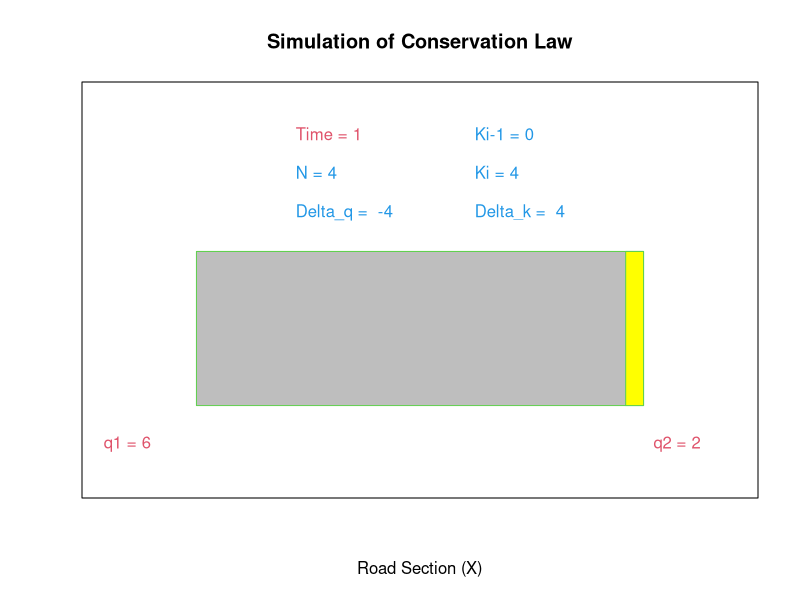
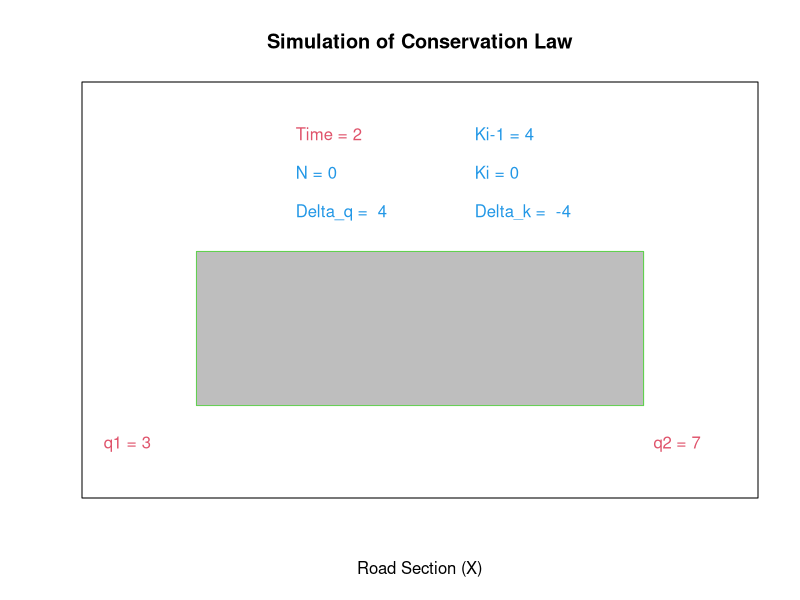
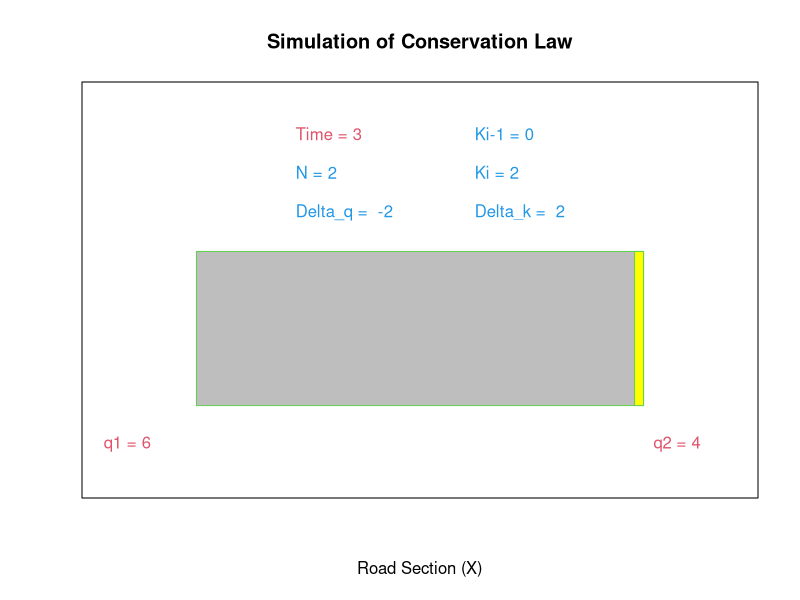
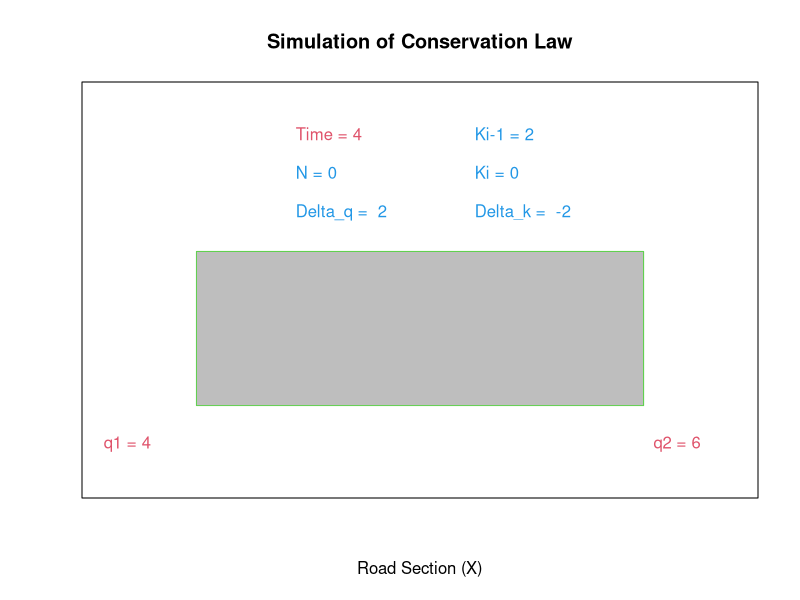
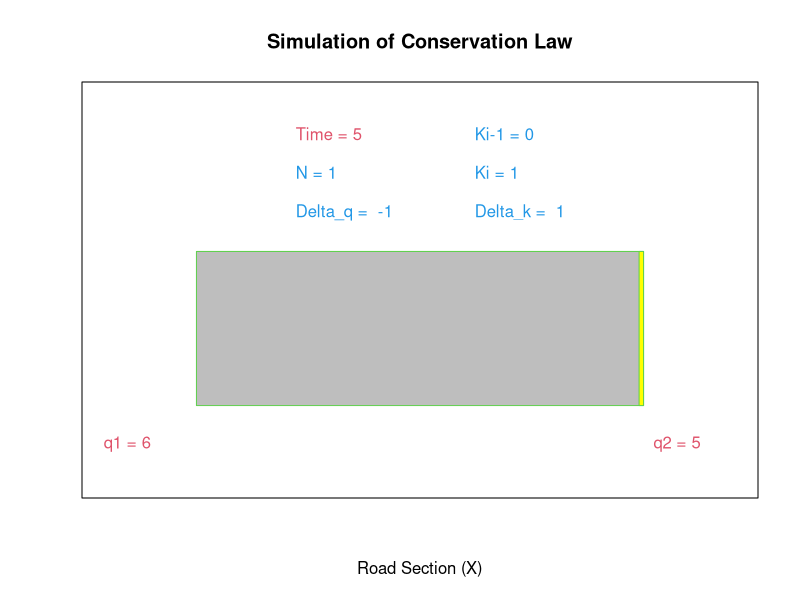
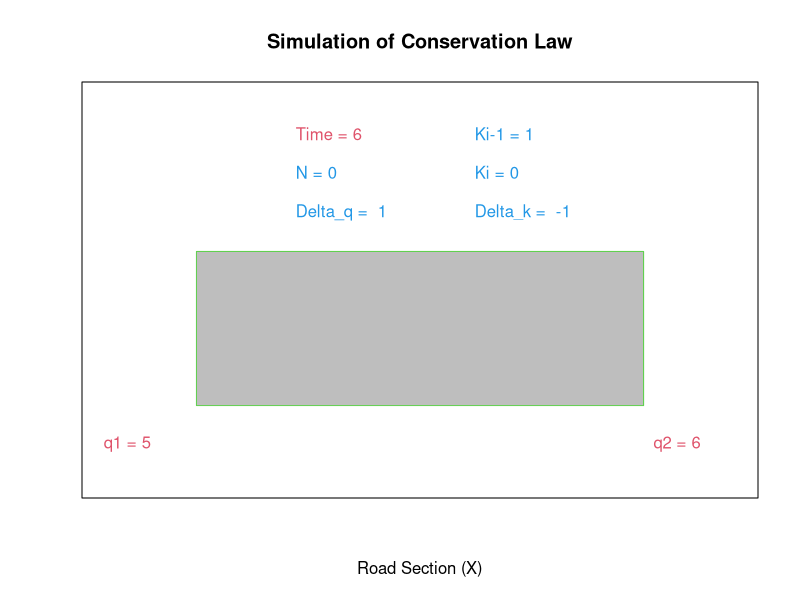
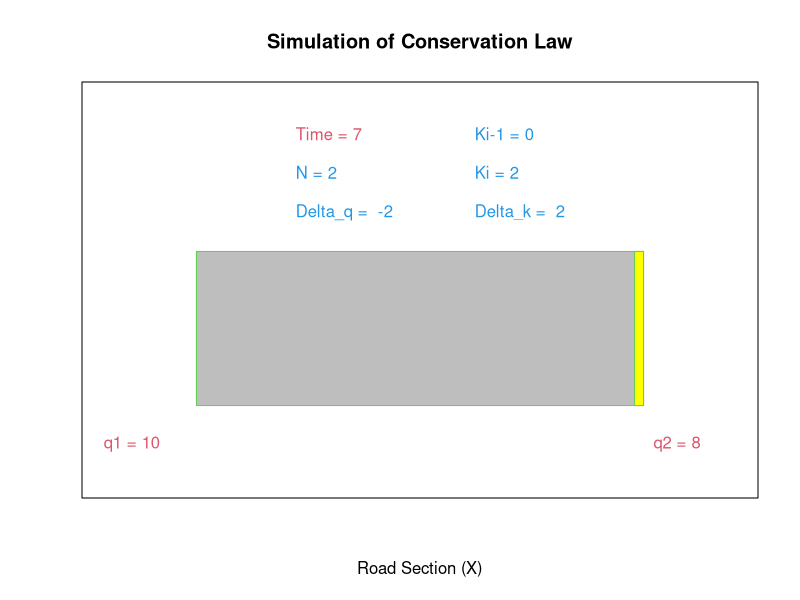
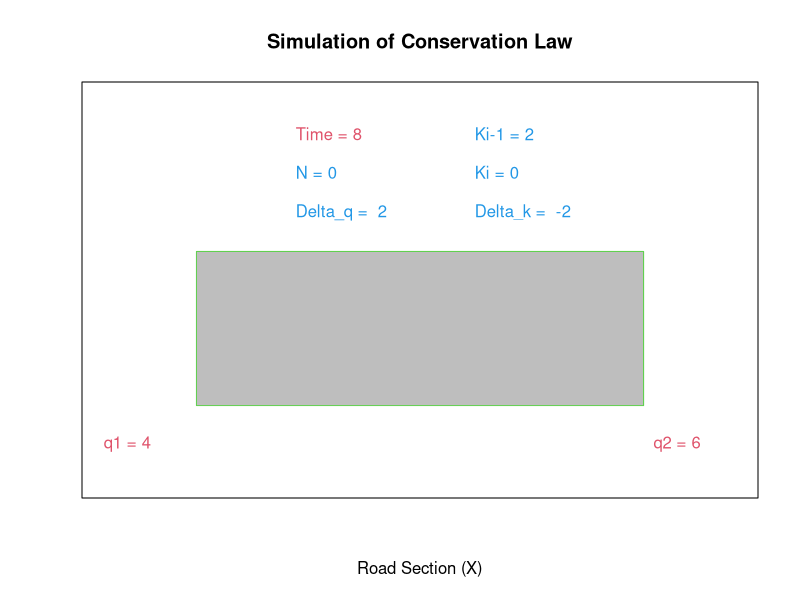

Source code (R) for these figures, in order: (Note: this script raises an error after producing the figures.)
######################################
##  Conservation Law             ##
######################################

N0=0
dT= 1 # minutes
dX= 1 # mile
k0=N0/dX
for (i in 1:100){
  plot(NA,NA,xlim=c(0,140),ylim=c(0,100),main="Simulation of Conservation Law",xlab="Road Section (X)",ylab="",axes = FALSE,frame.plot = TRUE)
  q1=sample(1:10,1,replace=T)# veh/minute
  q2=min (N0+q1,sample(1:10,1,replace=T)) # veh/minute
  ki = (N0+q1-q2)/dX
  N0=(N0+q1-q2)
  text(40, 90, paste("Time = ",i,sep=""), pos =4,col=2)
  text(40, 80, paste("N = ",N0,sep=""), pos =4,col=4)
  text(-3, 10, paste("q1 = ",q1,sep=""), pos =4,col=2)
  text(120, 10, paste("q2 = ",q2,sep=""), pos =4,col=2)
  text(80, 90, paste("Ki-1 = ",k0,sep=""), pos =4,col=4)
  text(80, 80, paste("Ki = ",ki,sep=""), pos =4,col=4)
  text(40,70,paste("Delta_q = ", q2-q1), pos =4,col=4)
  text(80,70,paste("Delta_k = ", ki-k0), pos =4,col=4)
  rect(xleft=20, ybottom=20, xright=120, ytop=60, density = NULL, angle = 45, col = "gray", border = 3,  lwd = 1)
  color ="yellow"
  if(120-ki>120){
    color="red"
  }
  rect(xleft=120-ki, ybottom=20, xright=120, ytop=60, density = NULL, angle = 45, col = color, border = 3,  lwd = 1)
  k0 = ki
  Sys.sleep(0.3)
}


######################################
##  Check Actual Dataset            ##
######################################

#Set up your work directory that include your datasets
setwd("C:/Users/xihao/Documents/学习/4. Data-driven Mobility Model/HW4")
Filename<-"d04_text_station_5min_2013_01_04.txt"
PeMS <- read.delim(gzfile(Filename), sep="," ,header=FALSE)
dim(PeMS)
PeMS[1,]
TimeInterval<-5
LowTime<-0
UpTime<-length(Filename)*24*60/TimeInterval

#Selection a loop detector station with a given ID, for instance SelectedID=402278
#402828
TrafficCount<-function(upstreamSensorID, downsteramSensorID){
  SelectedID<-upstreamSensorID
  StationData<-subset(PeMS,PeMS[,2]==SelectedID)
  q<-StationData[,10]
  return (q)
}


sensor1 = TrafficCount(401613)  # Upstream Sensor
sensor2 = TrafficCount(400536)  # Downstream Sensor
# Simulated downstream departure flow
set.seed(10009)
SimulatedDeparture<-(sensor2+sample(1:as.integer(sd(sensor2)),65,replace=T)* sample(c(-1,1),65,replace=T))
SimulatedDeparture[which(SimulatedDeparture<0)]=0

N0=500
dT= 5 # minutes
dX= 0.59 # mile
k0=N0/dX
simulation<-function(inFlow, outFlow){
  for (i in 1:length(inFlow)){
    plot(NA,NA,xlim=c(0,140),ylim=c(0,100),main="Verifying Conservation Law Using Sensor Data",xlab="Road Section (X)",ylab="",axes = FALSE,frame.plot = TRUE)
    q1=inFlow[i] # veh/minute
    q2=outFlow[i] # veh/minute
    ki = (N0+q1-q2)/dX
    N0=(N0+q1-q2)
    text(40, 90, paste("Time = ",i,sep=""), pos =4,col=2)
    text(40, 80, paste("N = ",N0,sep=""), pos =4,col=4)
    text(-3, 10, paste("q1 = ",q1,sep=""), pos =4,col=2)
    text(120, 10, paste("q2 = ",q2,sep=""), pos =4,col=2)
    text(80, 90, paste("Ki-1 = ",k0,sep=""), pos =4,col=4)
    text(80, 80, paste("Ki = ",ki,sep=""), pos =4,col=4)
    text(40,70,paste("Delta_q = ", q2-q1), pos =4,col=4)
    text(80,70,paste("Delta_k = ", ki-k0), pos =4,col=4)
    rect(xleft=20, ybottom=20, xright=120, ytop=60, density = NULL, angle = 45, col = "gray", border = 3,  lwd = 1)
    color ="yellow"
    if(120-ki/5000*120>120){
      color="red"
    }
    rect(xleft=120-ki/5000*120, ybottom=20, xright=120, ytop=60, density = NULL, angle = 45, col =color, border = 3,  lwd = 1)
    k0 = ki
    Sys.sleep(0.3)
  }  
}

# Simulate with actual arrival and departure flows
simulation(sensor1, sensor2)
# Simulate with actual arrival flow and simulated departure flow
simulation(sensor1, SimulatedDeparture)

sensor1

